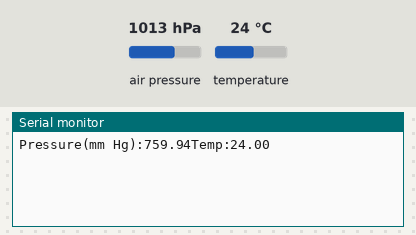
Recording of a sketch running on a simulated Arduino Uno, built with avr-gcc and run on an emulated ATmega328P. On the bench: the last lines printed to the serial monitor. Inputs (shaded band) come from the test bench; at power-on: air pressure 1013 hPa, temperature 24 °C.

Above: at 2.2 s.
2.3 s: air pressure set to 952 hPa
At 4.1 s:
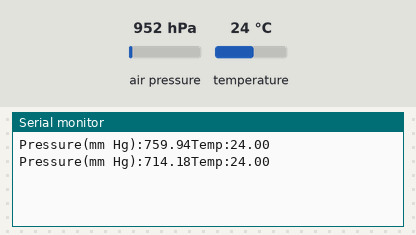
5.0 s: temperature set to 12 °C
At 5.7 s:
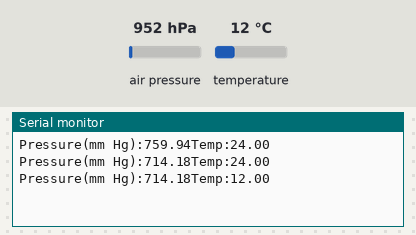
7.7 s: air pressure set to 975 hPa
At 10.1 s:
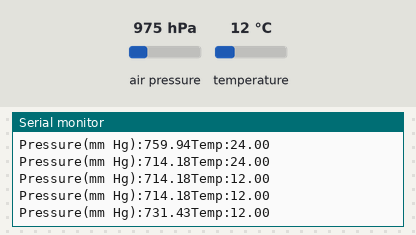
Timing chart, 0 to 11.6 s (numbered marks = the images above; inputs shaded):
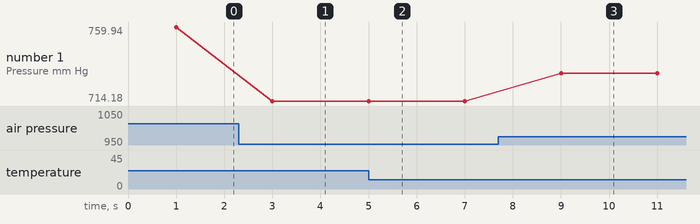

The sketch:

BMP180.ino
```cpp
#include <Wire.h>
#include <BMP085.h>

BMP085 dps = BMP085();

long Temperature = 0, Pressure = 0;

void setup(void) {
  Serial.begin(9600);
  Wire.begin();
  delay(1000);
  dps.init();
}

void loop(void) {
  dps.getPressure(&Pressure);
  dps.getTemperature(&Temperature);

  Serial.print("Pressure(mm Hg):");
  Serial.print(Pressure/133.3);      //Выводим давление в мм.рт ст
  Serial.print("Temp:");
  Serial.println(Temperature*0.1);   // Температуру в градусах Цельсия
  delay(2000);
}
```

Measured:
- after the input at 2.3 s, the serial monitor: prints a new line after 0.70 s (image 1)
- after the input at 5.0 s, the serial monitor: prints a new line at once (image 2)
- after the input at 7.7 s, the serial monitor: prints a new line after 1.3 s (image 3)
- plotted number 1: 759.94 → 714.18 after the input at 2.3 s, 714.18 → 731.43 after the input at 7.7 s
